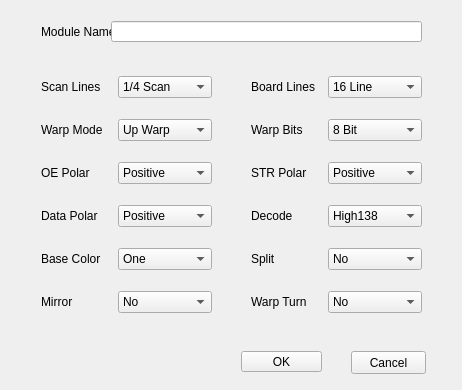
<?xml version="1.0" encoding="UTF-8"?>
<ui version="4.0">
 <class>ModuleEditor</class>
 <widget class="QDialog" name="ModuleEditor">
  <property name="geometry">
   <rect>
    <x>0</x>
    <y>0</y>
    <width>462</width>
    <height>390</height>
   </rect>
  </property>
  <property name="windowTitle">
   <string>Screen Parameters</string>
  </property>
  <layout class="QVBoxLayout" name="verticalLayout">
   <item>
    <widget class="QStackedWidget" name="stackedWidget">
     <property name="currentIndex">
      <number>1</number>
     </property>
     <widget class="QWidget" name="page1">
      <widget class="QLabel" name="labelAttrSet">
       <property name="geometry">
        <rect>
         <x>100</x>
         <y>250</y>
         <width>54</width>
         <height>12</height>
        </rect>
       </property>
       <property name="palette">
        <palette>
         <active>
          <colorrole role="WindowText">
           <brush brushstyle="SolidPattern">
            <color alpha="255">
             <red>0</red>
             <green>0</green>
             <blue>255</blue>
            </color>
           </brush>
          </colorrole>
         </active>
         <inactive>
          <colorrole role="WindowText">
           <brush brushstyle="SolidPattern">
            <color alpha="255">
             <red>0</red>
             <green>0</green>
             <blue>255</blue>
            </color>
           </brush>
          </colorrole>
         </inactive>
         <disabled>
          <colorrole role="WindowText">
           <brush brushstyle="SolidPattern">
            <color alpha="255">
             <red>120</red>
             <green>120</green>
             <blue>120</blue>
            </color>
           </brush>
          </colorrole>
         </disabled>
        </palette>
       </property>
       <property name="text">
        <string>Usr Set</string>
       </property>
      </widget>
      <widget class="QLabel" name="labelScanDot">
       <property name="geometry">
        <rect>
         <x>300</x>
         <y>250</y>
         <width>54</width>
         <height>12</height>
        </rect>
       </property>
       <property name="palette">
        <palette>
         <active>
          <colorrole role="WindowText">
           <brush brushstyle="SolidPattern">
            <color alpha="255">
             <red>0</red>
             <green>0</green>
             <blue>255</blue>
            </color>
           </brush>
          </colorrole>
          <colorrole role="Text">
           <brush brushstyle="SolidPattern">
            <color alpha="255">
             <red>0</red>
             <green>0</green>
             <blue>0</blue>
            </color>
           </brush>
          </colorrole>
         </active>
         <inactive>
          <colorrole role="WindowText">
           <brush brushstyle="SolidPattern">
            <color alpha="255">
             <red>0</red>
             <green>0</green>
             <blue>255</blue>
            </color>
           </brush>
          </colorrole>
          <colorrole role="Text">
           <brush brushstyle="SolidPattern">
            <color alpha="255">
             <red>0</red>
             <green>0</green>
             <blue>0</blue>
            </color>
           </brush>
          </colorrole>
         </inactive>
         <disabled>
          <colorrole role="WindowText">
           <brush brushstyle="SolidPattern">
            <color alpha="255">
             <red>120</red>
             <green>120</green>
             <blue>120</blue>
            </color>
           </brush>
          </colorrole>
          <colorrole role="Text">
           <brush brushstyle="SolidPattern">
            <color alpha="255">
             <red>120</red>
             <green>120</green>
             <blue>120</blue>
            </color>
           </brush>
          </colorrole>
         </disabled>
        </palette>
       </property>
       <property name="text">
        <string>Scan Dot</string>
       </property>
      </widget>
      <widget class="QWidget" name="layoutWidget">
       <property name="geometry">
        <rect>
         <x>50</x>
         <y>80</y>
         <width>341</width>
         <height>121</height>
        </rect>
       </property>
       <layout class="QHBoxLayout" name="horizontalLayout" stretch="5,0,5">
        <property name="sizeConstraint">
         <enum>QLayout::SetDefaultConstraint</enum>
        </property>
        <property name="bottomMargin">
         <number>0</number>
        </property>
        <item>
         <widget class="QPushButton" name="pushButtonAttrSet">
          <property name="sizePolicy">
           <sizepolicy hsizetype="Minimum" vsizetype="Preferred">
            <horstretch>0</horstretch>
            <verstretch>0</verstretch>
           </sizepolicy>
          </property>
          <property name="text">
           <string>Usr Set</string>
          </property>
         </widget>
        </item>
        <item>
         <spacer name="horizontalSpacer">
          <property name="orientation">
           <enum>Qt::Horizontal</enum>
          </property>
          <property name="sizeHint" stdset="0">
           <size>
            <width>40</width>
            <height>20</height>
           </size>
          </property>
         </spacer>
        </item>
        <item>
         <widget class="QPushButton" name="pushButtonScanDot">
          <property name="sizePolicy">
           <sizepolicy hsizetype="Minimum" vsizetype="Preferred">
            <horstretch>0</horstretch>
            <verstretch>0</verstretch>
           </sizepolicy>
          </property>
          <property name="text">
           <string>Scan Dot</string>
          </property>
         </widget>
        </item>
       </layout>
      </widget>
     </widget>
     <widget class="QWidget" name="page2">
      <widget class="QWidget" name="gridLayoutWidget">
       <property name="geometry">
        <rect>
         <x>30</x>
         <y>50</y>
         <width>171</width>
         <height>271</height>
        </rect>
       </property>
       <layout class="QGridLayout" name="gridLayout" columnstretch="3,4">
        <item row="0" column="0">
         <widget class="QLabel" name="labelScanLines">
          <property name="text">
           <string>Scan Lines</string>
          </property>
         </widget>
        </item>
        <item row="0" column="1">
         <widget class="QComboBox" name="comboBoxScanLines">
          <property name="enabled">
           <bool>true</bool>
          </property>
          <property name="currentIndex">
           <number>3</number>
          </property>
          <item>
           <property name="text">
            <string>Static Scan</string>
           </property>
          </item>
          <item>
           <property name="text">
            <string>1/2 Scan</string>
           </property>
          </item>
          <item>
           <property name="text">
            <string>1/3 Scan</string>
           </property>
          </item>
          <item>
           <property name="text">
            <string>1/4 Scan</string>
           </property>
          </item>
          <item>
           <property name="text">
            <string>1/5 Scan</string>
           </property>
          </item>
          <item>
           <property name="text">
            <string>1/6 Scan</string>
           </property>
          </item>
          <item>
           <property name="text">
            <string>1/8 Scan</string>
           </property>
          </item>
          <item>
           <property name="text">
            <string>1/10 Scan</string>
           </property>
          </item>
          <item>
           <property name="text">
            <string>1/12 Scan</string>
           </property>
          </item>
          <item>
           <property name="text">
            <string>1/16 Scan</string>
           </property>
          </item>
          <item>
           <property name="text">
            <string>1/32 Scan</string>
           </property>
          </item>
         </widget>
        </item>
        <item row="3" column="0">
         <widget class="QLabel" name="labelDataPolarity">
          <property name="text">
           <string>Data Polar</string>
          </property>
         </widget>
        </item>
        <item row="1" column="1">
         <widget class="QComboBox" name="comboBoxWarpMode">
          <item>
           <property name="text">
            <string>Up Warp</string>
           </property>
          </item>
          <item>
           <property name="text">
            <string>Down Warp</string>
           </property>
          </item>
          <item>
           <property name="text">
            <string>Straight</string>
           </property>
          </item>
         </widget>
        </item>
        <item row="3" column="1">
         <widget class="QComboBox" name="comboBoxDataPolarity">
          <property name="currentIndex">
           <number>1</number>
          </property>
          <item>
           <property name="text">
            <string>Negative</string>
           </property>
          </item>
          <item>
           <property name="text">
            <string>Positive</string>
           </property>
          </item>
         </widget>
        </item>
        <item row="2" column="1">
         <widget class="QComboBox" name="comboBoxOePolarity">
          <property name="currentIndex">
           <number>1</number>
          </property>
          <item>
           <property name="text">
            <string>Negative</string>
           </property>
          </item>
          <item>
           <property name="text">
            <string>Positive</string>
           </property>
          </item>
         </widget>
        </item>
        <item row="1" column="0">
         <widget class="QLabel" name="labelWarpMode">
          <property name="text">
           <string>Warp Mode</string>
          </property>
         </widget>
        </item>
        <item row="2" column="0">
         <widget class="QLabel" name="labelOePolarity">
          <property name="text">
           <string>OE Polar</string>
          </property>
         </widget>
        </item>
        <item row="4" column="0">
         <widget class="QLabel" name="labelBaseColor">
          <property name="text">
           <string>Base Color</string>
          </property>
         </widget>
        </item>
        <item row="4" column="1">
         <widget class="QComboBox" name="comboBoxBaseColor">
          <item>
           <property name="text">
            <string>One</string>
           </property>
          </item>
          <item>
           <property name="text">
            <string>Two</string>
           </property>
          </item>
          <item>
           <property name="text">
            <string>Three</string>
           </property>
          </item>
         </widget>
        </item>
        <item row="5" column="0">
         <widget class="QLabel" name="labelMirror">
          <property name="text">
           <string>Mirror</string>
          </property>
         </widget>
        </item>
        <item row="5" column="1">
         <widget class="QComboBox" name="comboBoxMirror">
          <item>
           <property name="text">
            <string>No</string>
           </property>
          </item>
          <item>
           <property name="text">
            <string>Yes</string>
           </property>
          </item>
         </widget>
        </item>
       </layout>
      </widget>
      <widget class="QWidget" name="gridLayoutWidget_2">
       <property name="geometry">
        <rect>
         <x>240</x>
         <y>50</y>
         <width>171</width>
         <height>271</height>
        </rect>
       </property>
       <layout class="QGridLayout" name="gridLayout_2" columnstretch="3,4">
        <item row="0" column="0">
         <widget class="QLabel" name="labelModuleLines">
          <property name="text">
           <string>Board Lines</string>
          </property>
         </widget>
        </item>
        <item row="4" column="0">
         <widget class="QLabel" name="labelSplit">
          <property name="text">
           <string>Split</string>
          </property>
         </widget>
        </item>
        <item row="0" column="1">
         <widget class="QComboBox" name="comboBoxModuleLines">
          <property name="currentIndex">
           <number>6</number>
          </property>
          <item>
           <property name="text">
            <string>1 Line</string>
           </property>
          </item>
          <item>
           <property name="text">
            <string>2 Line</string>
           </property>
          </item>
          <item>
           <property name="text">
            <string>4 Line</string>
           </property>
          </item>
          <item>
           <property name="text">
            <string>8 Line</string>
           </property>
          </item>
          <item>
           <property name="text">
            <string>10 Line</string>
           </property>
          </item>
          <item>
           <property name="text">
            <string>12 Line</string>
           </property>
          </item>
          <item>
           <property name="text">
            <string>16 Line</string>
           </property>
          </item>
          <item>
           <property name="text">
            <string>32 Line</string>
           </property>
          </item>
         </widget>
        </item>
        <item row="5" column="0">
         <widget class="QLabel" name="labelWarpTurn">
          <property name="text">
           <string>Warp Turn</string>
          </property>
         </widget>
        </item>
        <item row="3" column="0">
         <widget class="QLabel" name="labelDecodeMode">
          <property name="text">
           <string>Decode</string>
          </property>
         </widget>
        </item>
        <item row="3" column="1">
         <widget class="QComboBox" name="comboBoxDecodeMode">
          <item>
           <property name="text">
            <string>High138</string>
           </property>
          </item>
          <item>
           <property name="text">
            <string>Low138</string>
           </property>
          </item>
          <item>
           <property name="text">
            <string>HighIO</string>
           </property>
          </item>
          <item>
           <property name="text">
            <string>LowIO</string>
           </property>
          </item>
         </widget>
        </item>
        <item row="2" column="1">
         <widget class="QComboBox" name="comboBoxStrPolarity">
          <property name="currentIndex">
           <number>1</number>
          </property>
          <item>
           <property name="text">
            <string>Negative</string>
           </property>
          </item>
          <item>
           <property name="text">
            <string>Positive</string>
           </property>
          </item>
         </widget>
        </item>
        <item row="2" column="0">
         <widget class="QLabel" name="labelStrPolarity">
          <property name="text">
           <string>STR Polar</string>
          </property>
         </widget>
        </item>
        <item row="4" column="1">
         <widget class="QComboBox" name="comboBoxSplit">
          <item>
           <property name="text">
            <string>No</string>
           </property>
          </item>
          <item>
           <property name="text">
            <string>Yes</string>
           </property>
          </item>
         </widget>
        </item>
        <item row="1" column="1">
         <widget class="QComboBox" name="comboBoxWarpBits">
          <property name="currentIndex">
           <number>1</number>
          </property>
          <item>
           <property name="text">
            <string>4 Bit</string>
           </property>
          </item>
          <item>
           <property name="text">
            <string>8 Bit</string>
           </property>
          </item>
          <item>
           <property name="text">
            <string>16 Bit</string>
           </property>
          </item>
          <item>
           <property name="text">
            <string>32 Bit</string>
           </property>
          </item>
         </widget>
        </item>
        <item row="1" column="0">
         <widget class="QLabel" name="labelWarpBits">
          <property name="text">
           <string>Warp Bits</string>
          </property>
         </widget>
        </item>
        <item row="5" column="1">
         <widget class="QComboBox" name="comboBoxWarpTurn">
          <item>
           <property name="text">
            <string>No</string>
           </property>
          </item>
          <item>
           <property name="text">
            <string>Yes</string>
           </property>
          </item>
         </widget>
        </item>
       </layout>
      </widget>
      <widget class="QLabel" name="labelModuleName">
       <property name="geometry">
        <rect>
         <x>30</x>
         <y>10</y>
         <width>71</width>
         <height>21</height>
        </rect>
       </property>
       <property name="text">
        <string>Module Name</string>
       </property>
      </widget>
      <widget class="QLineEdit" name="lineEditModuleName">
       <property name="enabled">
        <bool>true</bool>
       </property>
       <property name="geometry">
        <rect>
         <x>100</x>
         <y>10</y>
         <width>311</width>
         <height>21</height>
        </rect>
       </property>
      </widget>
      <widget class="QPushButton" name="pushButtonAttrSetCancel">
       <property name="geometry">
        <rect>
         <x>340</x>
         <y>340</y>
         <width>75</width>
         <height>23</height>
        </rect>
       </property>
       <property name="text">
        <string>Cancel</string>
       </property>
      </widget>
      <widget class="QPushButton" name="pushButtonAttrSetOK">
       <property name="geometry">
        <rect>
         <x>230</x>
         <y>340</y>
         <width>81</width>
         <height>21</height>
        </rect>
       </property>
       <property name="text">
        <string>OK</string>
       </property>
      </widget>
      <widget class="QPushButton" name="pushButtonAttrSetUnlock">
       <property name="geometry">
        <rect>
         <x>20</x>
         <y>10</y>
         <width>21</width>
         <height>21</height>
        </rect>
       </property>
       <property name="cursor">
        <cursorShape>PointingHandCursor</cursorShape>
       </property>
       <property name="focusPolicy">
        <enum>Qt::StrongFocus</enum>
       </property>
       <property name="contextMenuPolicy">
        <enum>Qt::DefaultContextMenu</enum>
       </property>
       <property name="text">
        <string/>
       </property>
       <property name="default">
        <bool>false</bool>
       </property>
       <property name="flat">
        <bool>true</bool>
       </property>
      </widget>
     </widget>
    </widget>
   </item>
  </layout>
 </widget>
 <tabstops>
  <tabstop>pushButtonAttrSetCancel</tabstop>
  <tabstop>pushButtonAttrSetOK</tabstop>
  <tabstop>lineEditModuleName</tabstop>
  <tabstop>comboBoxScanLines</tabstop>
  <tabstop>comboBoxModuleLines</tabstop>
  <tabstop>comboBoxWarpMode</tabstop>
  <tabstop>comboBoxWarpBits</tabstop>
  <tabstop>comboBoxOePolarity</tabstop>
  <tabstop>comboBoxStrPolarity</tabstop>
  <tabstop>comboBoxDataPolarity</tabstop>
  <tabstop>comboBoxDecodeMode</tabstop>
  <tabstop>comboBoxBaseColor</tabstop>
  <tabstop>comboBoxSplit</tabstop>
  <tabstop>comboBoxMirror</tabstop>
  <tabstop>comboBoxWarpTurn</tabstop>
  <tabstop>pushButtonAttrSetUnlock</tabstop>
  <tabstop>pushButtonAttrSet</tabstop>
  <tabstop>pushButtonScanDot</tabstop>
 </tabstops>
 <resources/>
 <connections/>
</ui>
